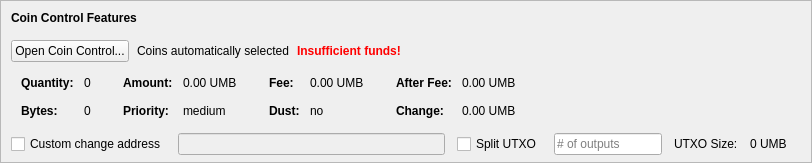
    <widget class="QFrame" name="frameCoinControl">
     <property name="sizePolicy">
      <sizepolicy hsizetype="Expanding" vsizetype="Expanding">
       <horstretch>0</horstretch>
       <verstretch>0</verstretch>
      </sizepolicy>
     </property>
     <property name="maximumSize">
      <size>
       <width>16777215</width>
       <height>16777215</height>
      </size>
     </property>
     <property name="frameShape">
      <enum>QFrame::StyledPanel</enum>
     </property>
     <property name="frameShadow">
      <enum>QFrame::Sunken</enum>
     </property>
     <layout class="QVBoxLayout" name="verticalLayoutCoinControl2">
      <property name="spacing">
       <number>0</number>
      </property>
      <property name="leftMargin">
       <number>0</number>
      </property>
      <property name="topMargin">
       <number>0</number>
      </property>
      <property name="rightMargin">
       <number>0</number>
      </property>
      <property name="bottomMargin">
       <number>6</number>
      </property>
      <item>
       <layout class="QVBoxLayout" name="verticalLayoutCoinControl" stretch="0,0,0,0,1">
        <property name="spacing">
         <number>0</number>
        </property>
        <property name="leftMargin">
         <number>10</number>
        </property>
        <property name="topMargin">
         <number>10</number>
        </property>
        <item>
         <layout class="QHBoxLayout" name="horizontalLayoutCoinControl1">
          <property name="bottomMargin">
           <number>15</number>
          </property>
          <item>
           <widget class="QLabel" name="labelCoinControlFeatures">
            <property name="sizePolicy">
             <sizepolicy hsizetype="Preferred" vsizetype="Maximum">
              <horstretch>0</horstretch>
              <verstretch>0</verstretch>
             </sizepolicy>
            </property>
            <property name="font">
             <font>
              <weight>75</weight>
              <bold>true</bold>
             </font>
            </property>
            <property name="styleSheet">
             <string notr="true">font-weight:bold;</string>
            </property>
            <property name="text">
             <string>Coin Control Features</string>
            </property>
           </widget>
          </item>
         </layout>
        </item>
        <item>
         <layout class="QHBoxLayout" name="horizontalLayoutCoinControl2" stretch="0,0,0,0">
          <property name="spacing">
           <number>8</number>
          </property>
          <property name="bottomMargin">
           <number>10</number>
          </property>
          <item>
           <widget class="QPushButton" name="pushButtonCoinControl">
            <property name="styleSheet">
             <string notr="true"/>
            </property>
            <property name="text">
             <string>Open Coin Control...</string>
            </property>
            <property name="autoDefault">
             <bool>false</bool>
            </property>
           </widget>
          </item>
          <item>
           <widget class="QLabel" name="labelCoinControlAutomaticallySelected">
            <property name="text">
             <string>Coins automatically selected</string>
            </property>
            <property name="margin">
             <number>5</number>
            </property>
           </widget>
          </item>
          <item>
           <widget class="QLabel" name="labelCoinControlInsuffFunds">
            <property name="font">
             <font>
              <weight>75</weight>
              <bold>true</bold>
             </font>
            </property>
            <property name="styleSheet">
             <string notr="true">color:red;font-weight:bold;</string>
            </property>
            <property name="text">
             <string>Insufficient funds!</string>
            </property>
            <property name="margin">
             <number>5</number>
            </property>
           </widget>
          </item>
          <item>
           <spacer name="horizontalSpacerCoinControl">
            <property name="orientation">
             <enum>Qt::Horizontal</enum>
            </property>
            <property name="sizeHint" stdset="0">
             <size>
              <width>40</width>
              <height>1</height>
             </size>
            </property>
           </spacer>
          </item>
         </layout>
        </item>
        <item>
         <widget class="QWidget" name="widgetCoinControl" native="true">
          <property name="sizePolicy">
           <sizepolicy hsizetype="Preferred" vsizetype="Preferred">
            <horstretch>0</horstretch>
            <verstretch>0</verstretch>
           </sizepolicy>
          </property>
          <property name="minimumSize">
           <size>
            <width>0</width>
            <height>0</height>
           </size>
          </property>
          <property name="styleSheet">
           <string notr="true"/>
          </property>
          <layout class="QHBoxLayout" name="horizontalLayoutCoinControl5">
           <property name="leftMargin">
            <number>0</number>
           </property>
           <property name="topMargin">
            <number>0</number>
           </property>
           <property name="rightMargin">
            <number>0</number>
           </property>
           <property name="bottomMargin">
            <number>0</number>
           </property>
           <item>
            <layout class="QHBoxLayout" name="horizontalLayoutCoinControl3" stretch="0,0,0,1">
             <property name="spacing">
              <number>20</number>
             </property>
             <property name="topMargin">
              <number>0</number>
             </property>
             <property name="bottomMargin">
              <number>10</number>
             </property>
             <item>
              <layout class="QFormLayout" name="formLayoutCoinControl1">
               <property name="horizontalSpacing">
                <number>10</number>
               </property>
               <property name="verticalSpacing">
                <number>14</number>
               </property>
               <property name="leftMargin">
                <number>10</number>
               </property>
               <property name="topMargin">
                <number>4</number>
               </property>
               <property name="rightMargin">
                <number>6</number>
               </property>
               <item row="0" column="0">
                <widget class="QLabel" name="labelCoinControlQuantityText">
                 <property name="font">
                  <font>
                   <weight>75</weight>
                   <bold>true</bold>
                  </font>
                 </property>
                 <property name="text">
                  <string>Quantity:</string>
                 </property>
                 <property name="margin">
                  <number>0</number>
                 </property>
                </widget>
               </item>
               <item row="0" column="1">
                <widget class="QLabel" name="labelCoinControlQuantity">
                 <property name="cursor">
                  <cursorShape>IBeamCursor</cursorShape>
                 </property>
                 <property name="contextMenuPolicy">
                  <enum>Qt::ActionsContextMenu</enum>
                 </property>
                 <property name="text">
                  <string notr="true">0</string>
                 </property>
                 <property name="margin">
                  <number>0</number>
                 </property>
                 <property name="textInteractionFlags">
                  <set>Qt::LinksAccessibleByMouse|Qt::TextSelectableByKeyboard|Qt::TextSelectableByMouse</set>
                 </property>
                </widget>
               </item>
               <item row="1" column="0">
                <widget class="QLabel" name="labelCoinControlBytesText">
                 <property name="font">
                  <font>
                   <weight>75</weight>
                   <bold>true</bold>
                  </font>
                 </property>
                 <property name="text">
                  <string>Bytes:</string>
                 </property>
                </widget>
               </item>
               <item row="1" column="1">
                <widget class="QLabel" name="labelCoinControlBytes">
                 <property name="cursor">
                  <cursorShape>IBeamCursor</cursorShape>
                 </property>
                 <property name="contextMenuPolicy">
                  <enum>Qt::ActionsContextMenu</enum>
                 </property>
                 <property name="text">
                  <string notr="true">0</string>
                 </property>
                 <property name="textInteractionFlags">
                  <set>Qt::LinksAccessibleByMouse|Qt::TextSelectableByKeyboard|Qt::TextSelectableByMouse</set>
                 </property>
                </widget>
               </item>
              </layout>
             </item>
             <item>
              <layout class="QFormLayout" name="formLayoutCoinControl2">
               <property name="horizontalSpacing">
                <number>10</number>
               </property>
               <property name="verticalSpacing">
                <number>14</number>
               </property>
               <property name="leftMargin">
                <number>6</number>
               </property>
               <property name="topMargin">
                <number>4</number>
               </property>
               <property name="rightMargin">
                <number>6</number>
               </property>
               <item row="0" column="0">
                <widget class="QLabel" name="labelCoinControlAmountText">
                 <property name="font">
                  <font>
                   <weight>75</weight>
                   <bold>true</bold>
                  </font>
                 </property>
                 <property name="text">
                  <string>Amount:</string>
                 </property>
                 <property name="margin">
                  <number>0</number>
                 </property>
                </widget>
               </item>
               <item row="0" column="1">
                <widget class="QLabel" name="labelCoinControlAmount">
                 <property name="cursor">
                  <cursorShape>IBeamCursor</cursorShape>
                 </property>
                 <property name="contextMenuPolicy">
                  <enum>Qt::ActionsContextMenu</enum>
                 </property>
                 <property name="text">
                  <string notr="true">0.00 UMB</string>
                 </property>
                 <property name="textInteractionFlags">
                  <set>Qt::LinksAccessibleByMouse|Qt::TextSelectableByKeyboard|Qt::TextSelectableByMouse</set>
                 </property>
                </widget>
               </item>
               <item row="1" column="0">
                <widget class="QLabel" name="labelCoinControlPriorityText">
                 <property name="font">
                  <font>
                   <weight>75</weight>
                   <bold>true</bold>
                  </font>
                 </property>
                 <property name="text">
                  <string>Priority:</string>
                 </property>
                </widget>
               </item>
               <item row="1" column="1">
                <widget class="QLabel" name="labelCoinControlPriority">
                 <property name="cursor">
                  <cursorShape>IBeamCursor</cursorShape>
                 </property>
                 <property name="contextMenuPolicy">
                  <enum>Qt::ActionsContextMenu</enum>
                 </property>
                 <property name="text">
                  <string>medium</string>
                 </property>
                 <property name="textInteractionFlags">
                  <set>Qt::LinksAccessibleByMouse|Qt::TextSelectableByKeyboard|Qt::TextSelectableByMouse</set>
                 </property>
                </widget>
               </item>
              </layout>
             </item>
             <item>
              <layout class="QFormLayout" name="formLayoutCoinControl3">
               <property name="horizontalSpacing">
                <number>10</number>
               </property>
               <property name="verticalSpacing">
                <number>14</number>
               </property>
               <property name="leftMargin">
                <number>6</number>
               </property>
               <property name="topMargin">
                <number>4</number>
               </property>
               <property name="rightMargin">
                <number>6</number>
               </property>
               <item row="0" column="0">
                <widget class="QLabel" name="labelCoinControlFeeText">
                 <property name="font">
                  <font>
                   <weight>75</weight>
                   <bold>true</bold>
                  </font>
                 </property>
                 <property name="text">
                  <string>Fee:</string>
                 </property>
                 <property name="margin">
                  <number>0</number>
                 </property>
                </widget>
               </item>
               <item row="0" column="1">
                <widget class="QLabel" name="labelCoinControlFee">
                 <property name="cursor">
                  <cursorShape>IBeamCursor</cursorShape>
                 </property>
                 <property name="contextMenuPolicy">
                  <enum>Qt::ActionsContextMenu</enum>
                 </property>
                 <property name="text">
                  <string notr="true">0.00 UMB</string>
                 </property>
                 <property name="textInteractionFlags">
                  <set>Qt::LinksAccessibleByMouse|Qt::TextSelectableByKeyboard|Qt::TextSelectableByMouse</set>
                 </property>
                </widget>
               </item>
               <item row="1" column="0">
                <widget class="QLabel" name="labelCoinControlLowOutputText">
                 <property name="font">
                  <font>
                   <weight>75</weight>
                   <bold>true</bold>
                  </font>
                 </property>
                 <property name="text">
                  <string>Dust:</string>
                 </property>
                </widget>
               </item>
               <item row="1" column="1">
                <widget class="QLabel" name="labelCoinControlLowOutput">
                 <property name="cursor">
                  <cursorShape>IBeamCursor</cursorShape>
                 </property>
                 <property name="contextMenuPolicy">
                  <enum>Qt::ActionsContextMenu</enum>
                 </property>
                 <property name="text">
                  <string>no</string>
                 </property>
                 <property name="textInteractionFlags">
                  <set>Qt::LinksAccessibleByMouse|Qt::TextSelectableByKeyboard|Qt::TextSelectableByMouse</set>
                 </property>
                </widget>
               </item>
              </layout>
             </item>
             <item>
              <layout class="QFormLayout" name="formLayoutCoinControl4">
               <property name="horizontalSpacing">
                <number>10</number>
               </property>
               <property name="verticalSpacing">
                <number>14</number>
               </property>
               <property name="leftMargin">
                <number>6</number>
               </property>
               <property name="topMargin">
                <number>4</number>
               </property>
               <property name="rightMargin">
                <number>6</number>
               </property>
               <item row="0" column="0">
                <widget class="QLabel" name="labelCoinControlAfterFeeText">
                 <property name="font">
                  <font>
                   <weight>75</weight>
                   <bold>true</bold>
                  </font>
                 </property>
                 <property name="text">
                  <string>After Fee:</string>
                 </property>
                 <property name="margin">
                  <number>0</number>
                 </property>
                </widget>
               </item>
               <item row="0" column="1">
                <widget class="QLabel" name="labelCoinControlAfterFee">
                 <property name="cursor">
                  <cursorShape>IBeamCursor</cursorShape>
                 </property>
                 <property name="contextMenuPolicy">
                  <enum>Qt::ActionsContextMenu</enum>
                 </property>
                 <property name="text">
                  <string notr="true">0.00 UMB</string>
                 </property>
                 <property name="textInteractionFlags">
                  <set>Qt::LinksAccessibleByMouse|Qt::TextSelectableByKeyboard|Qt::TextSelectableByMouse</set>
                 </property>
                </widget>
               </item>
               <item row="1" column="0">
                <widget class="QLabel" name="labelCoinControlChangeText">
                 <property name="font">
                  <font>
                   <weight>75</weight>
                   <bold>true</bold>
                  </font>
                 </property>
                 <property name="text">
                  <string>Change:</string>
                 </property>
                </widget>
               </item>
               <item row="1" column="1">
                <widget class="QLabel" name="labelCoinControlChange">
                 <property name="cursor">
                  <cursorShape>IBeamCursor</cursorShape>
                 </property>
                 <property name="contextMenuPolicy">
                  <enum>Qt::ActionsContextMenu</enum>
                 </property>
                 <property name="text">
                  <string notr="true">0.00 UMB</string>
                 </property>
                 <property name="textInteractionFlags">
                  <set>Qt::LinksAccessibleByMouse|Qt::TextSelectableByKeyboard|Qt::TextSelectableByMouse</set>
                 </property>
                </widget>
               </item>
              </layout>
             </item>
            </layout>
           </item>
          </layout>
         </widget>
        </item>
        <item>
         <layout class="QHBoxLayout" name="horizontalLayoutCoinControl4" stretch="0,0,0,0,0,0,0">
          <property name="spacing">
           <number>12</number>
          </property>
          <property name="sizeConstraint">
           <enum>QLayout::SetDefaultConstraint</enum>
          </property>
          <property name="topMargin">
           <number>5</number>
          </property>
          <property name="rightMargin">
           <number>5</number>
          </property>
          <item>
           <widget class="QCheckBox" name="checkBoxCoinControlChange">
            <property name="toolTip">
             <string>If this is activated, but the change address is empty or invalid, change will be sent to a newly generated address.</string>
            </property>
            <property name="text">
             <string>Custom change address</string>
            </property>
           </widget>
          </item>
          <item>
           <widget class="QValidatedLineEdit" name="lineEditCoinControlChange">
            <property name="enabled">
             <bool>false</bool>
            </property>
            <property name="sizePolicy">
             <sizepolicy hsizetype="Expanding" vsizetype="Fixed">
              <horstretch>0</horstretch>
              <verstretch>0</verstretch>
             </sizepolicy>
            </property>
           </widget>
          </item>
          <item>
           <widget class="QCheckBox" name="splitBlockCheckBox">
            <property name="text">
             <string>Split UTXO</string>
            </property>
           </widget>
          </item>
          <item>
           <widget class="QLineEdit" name="splitBlockLineEdit">
            <property name="sizePolicy">
             <sizepolicy hsizetype="Fixed" vsizetype="Fixed">
              <horstretch>50</horstretch>
              <verstretch>0</verstretch>
             </sizepolicy>
            </property>
            <property name="placeholderText">
             <string># of outputs</string>
            </property>
           </widget>
          </item>
          <item>
           <widget class="QLabel" name="labelBlockSizeText">
            <property name="text">
             <string>UTXO Size:</string>
            </property>
           </widget>
          </item>
          <item>
           <widget class="QLabel" name="labelBlockSize">
            <property name="text">
             <string>0 UMB</string>
            </property>
           </widget>
          </item>
          <item>
           <widget class="QLabel" name="labelCoinControlChangeLabel">
            <property name="sizePolicy">
             <sizepolicy hsizetype="Preferred" vsizetype="Expanding">
              <horstretch>0</horstretch>
              <verstretch>0</verstretch>
             </sizepolicy>
            </property>
            <property name="minimumSize">
             <size>
              <width>0</width>
              <height>0</height>
             </size>
            </property>
            <property name="text">
             <string/>
            </property>
            <property name="margin">
             <number>3</number>
            </property>
           </widget>
          </item>
         </layout>
        </item>
        <item>
         <spacer name="verticalSpacerCoinControl">
          <property name="orientation">
           <enum>Qt::Vertical</enum>
          </property>
          <property name="sizeHint" stdset="0">
           <size>
            <width>800</width>
            <height>1</height>
           </size>
          </property>
         </spacer>
        </item>
       </layout>
      </item>
     </layout>
    </widget>
